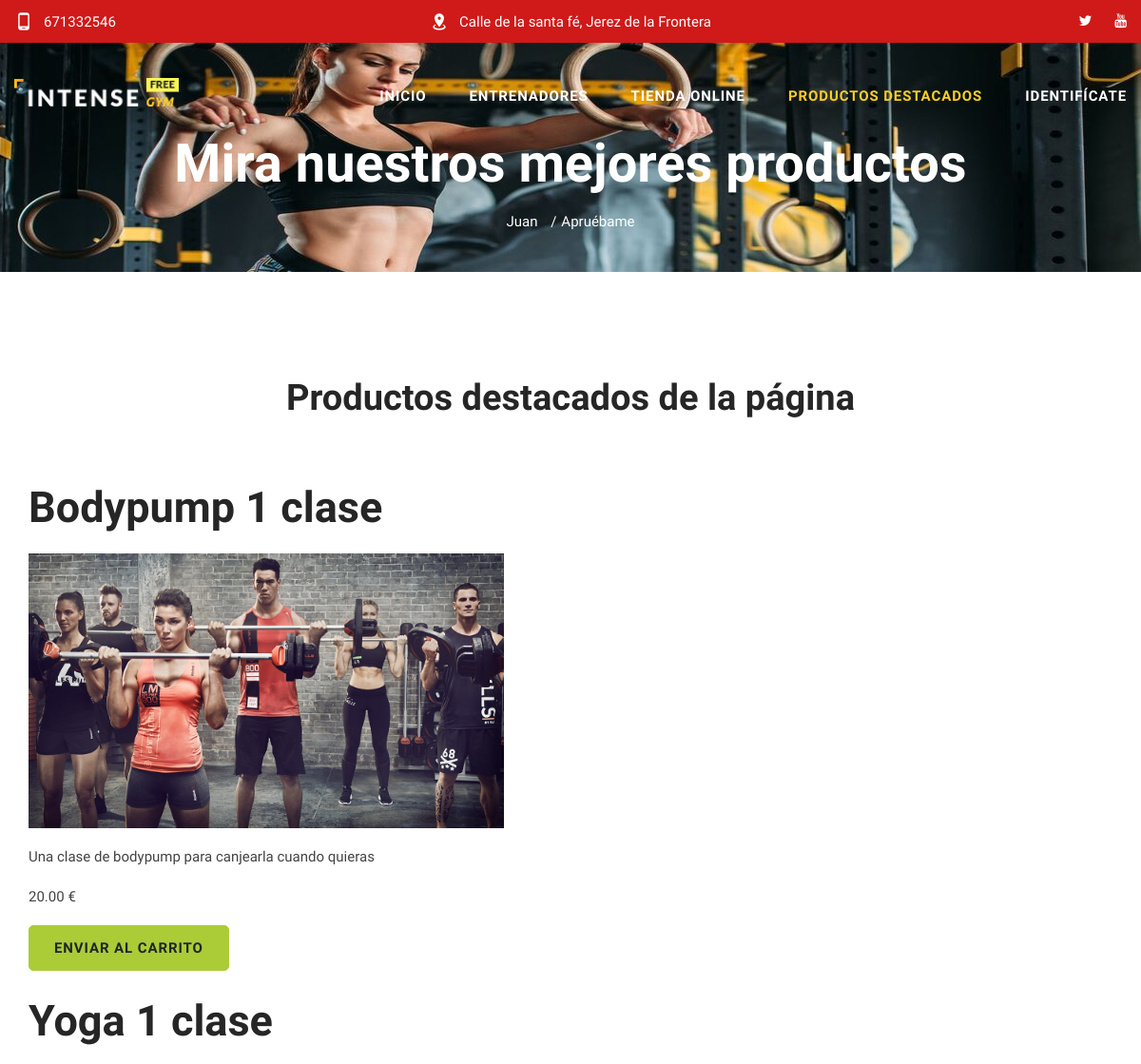
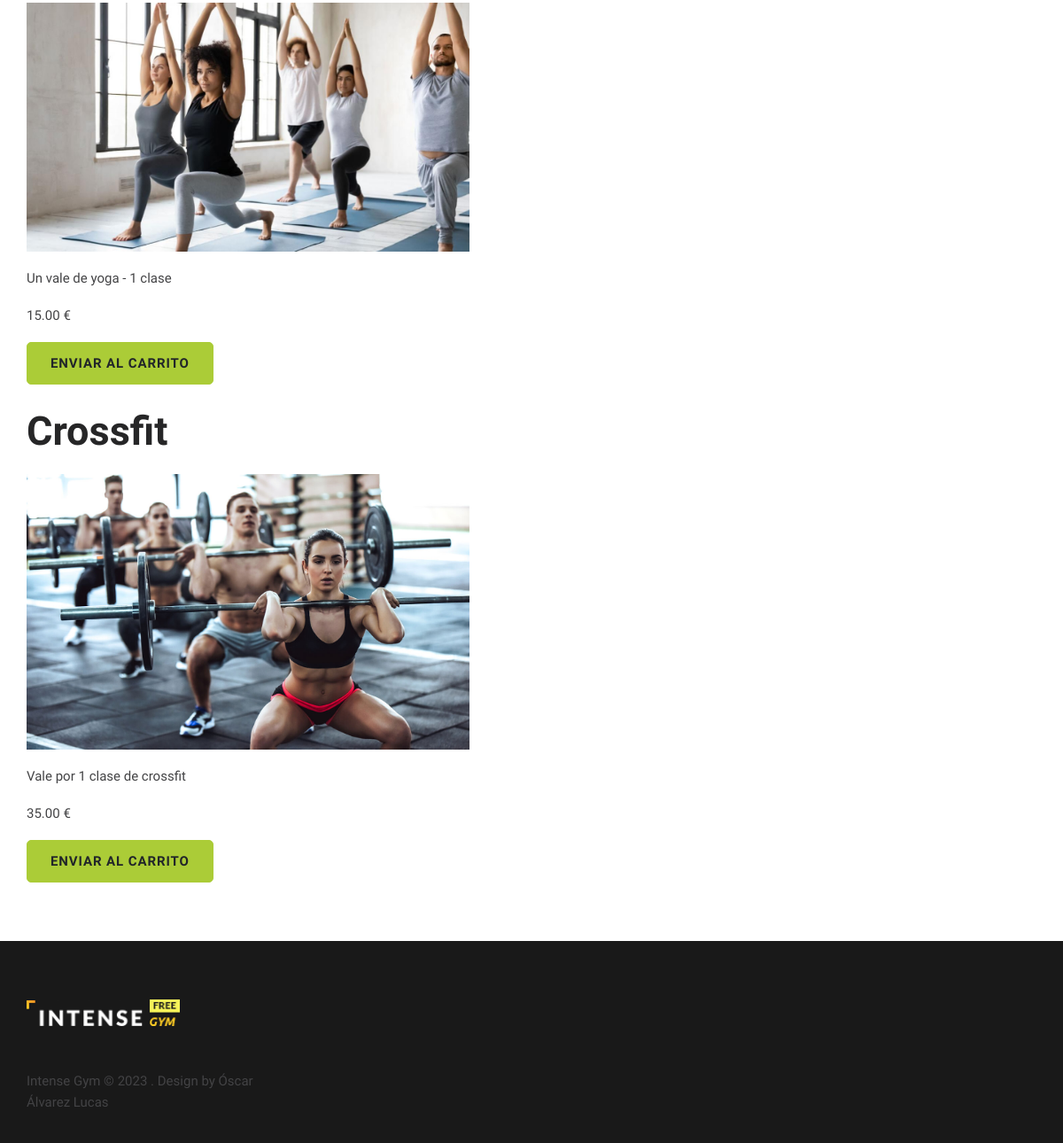
Screenshot of /featured.php with the database file from the repository (2 pictures, top to bottom).
### tables this page shows
CREATE TABLE IF NOT EXISTS `mis_productos` (
  `id` int(11) NOT NULL AUTO_INCREMENT,
  `name` varchar(200) NOT NULL,
  `description` text NOT NULL,
  `price` float(10,2) NOT NULL,
  `created` datetime NOT NULL,
  `modified` datetime NOT NULL,
  `status` enum('1','0') NOT NULL DEFAULT '1',
  `image` varchar(255) NOT NULL,
  `featured` int(11) NOT NULL COMMENT 'para que salga en productos destacados',
  PRIMARY KEY (`id`)
);

### featured.php (the view, shortened to what this page needs)
<!DOCTYPE html>
<html class="wow-animation" lang="en">
<?php
function rutas($ruta, $ruta2)
{
  if (isset($_SESSION['email'])) {
    echo "href='./$ruta'";
  } else {
    echo "href='./$ruta2'";
  }
}
function check_admin($admin, $usuario)
{
  if (isset($_SESSION['role'])) {
    if ($_SESSION['role'] == 'admin') {
      echo "href='./carrito-master/admin/$admin'";
    } else {
      echo "href='./carrito-master/$usuario'";
    }
  } else {
    echo "href='./olvidopass-master/index.php'";
  };
};
?>
<head>
  <link rel="stylesheet" href="css/style.css">
</head>
<body>
  <div class="page text-center">
    <header class="page-head slider-menu-position" data-preset='{"title":"Header with breadcrumbs","category":"header, breadcrumbs","reload":true,"id":"header-2"}'>
      <div class="rd-navbar-wrap">
        <nav class="rd-navbar container rd-navbar-floated rd-navbar-dark" data-md-device-layout="rd-navbar-fixed" data-lg-device-layout="rd-navbar-static" data-lg-auto-height="true" data-md-layout="rd-navbar-fixed" data-lg-layout="rd-navbar-static" data-lg-stick-up="true">
          <div class="rd-navbar-inner">
            <div class="rd-navbar-top-panel context-dark bg-danger">
              <div class="left-side">
                <address class="contact-info text-left"><a href="tel:#"><span class="icon mdi mdi-cellphone-android novi-icon"></span><span class="text-middle">671332546</span></a></address>
              </div>
              <div class="center">
                <address class="contact-info text-left"><a href="#"><span class="icon mdi mdi-map-marker-radius novi-icon"></span><span class="text-middle">Calle de la santa fé, Jerez de la Frontera</span></a></address>
              </div>
              <div class="right-side">
                <ul class="list-inline list-inline-sm">
                  <li class="list-inline-item"><a class="novi-icon fa fa-twitter" href="https://twitter.com/Phantom20870961"></a></li>
                  <li class="list-inline-item"><a class="novi-icon fa fa-youtube" href="https://www.youtube.com/@AdolfoTex"></a></li>
                </ul>
              </div>
            </div>
            <div class="rd-navbar-panel">
              <div class="rd-navbar-brand"><a href="index.html"><img width='173' height='30' src='images/logo.png' alt='' /></a></div>
            </div>
            <div class="rd-navbar-menu-wrap">
              <div class="rd-navbar-nav-wrap">
                <div class="rd-navbar-mobile-scroll">
                  <ul class="rd-navbar-nav">
                    <li><a <?php
                            rutas('index2.php', 'index.html');
                            ?>><span>Inicio</span></a></li>
                    <li><a <?php
                            ?>><span>Entrenadores</span></a></li>
                    <li><a <?php check_admin("index.php", "index.php") ?>>Tienda Online</a></li>
                    <li class="active"><a href="featured.php"><span>Productos destacados</span></a></li>
                    <?php
                    if (isset($_SESSION['email'])) {
                      echo '<li><a href="./olvidopass-master/index.php">' . $_SESSION["email"] . '</a></li>';
                    } else {
                      echo '<li><a href="./olvidopass-master/index.php">Identifícate</a></li>';
                    }
                    ?>
                  </ul>
                </div>
              </div>
            </div>
          </div>
        </nav>
      </div>
      <div class="context-dark">
        <section>
          <div class="parallax-container breadcrumb-modern bg-gray-darkest" data-parallax-img="images/804838.jpg">
            <div class="parallax-content">
              <div class="container section-top-98 section-bottom-34 section-lg-bottom-66 section-lg-98 section-xl-top-110 section-xl-bottom-41">
                <h2 class="d-none d-lg-block offset-top-30"><span class="big">Mira nuestros mejores productos</span></h2>
                <ul class="list-inline list-inline-dashed">
                  <li class="list-inline-item"><a href="index.html">Juan</a></li>
                  <li class="list-inline-item">Apruébame
                  </li>
                </ul>
              </div>
            </div>
          </div>
        </section>
      </div>
    </header>
    <section class="section novi-background section-66 section-md-top-110">
      <div class="container">
        <h2>Productos destacados de la página</h2>
        <?php
        include "./carrito-master/Configuracion.php";
        echo "<div class='container'>";
        echo "<div class='row text-left offset-top-66'>";
        echo "<div class='col-8'>";
        $consulta = "SELECT * FROM mis_productos WHERE featured = 1;";
        $result = mysqli_query($db, $consulta) or die(mysqli_error($db));
        if (mysqli_num_rows($result) > 0) {
          while ($resultado = mysqli_fetch_assoc($result)) {
            $idprod = $resultado['id'];
            $nombreprod = $resultado['name'];
            $descripcionprod = $resultado['description'];
            $precioprod = $resultado['price'];
            $imagen = $resultado['image'];
            echo "<h1>$nombreprod</h1>";
            echo "<img width='500px' height='auto'src='images/$imagen'>";
            echo "<p>$descripcionprod</p>";
            echo "<p>$precioprod €</p>";
            if (isset($_SESSION['role'])) {
              if ($_SESSION['role'] == 'admin') {
                echo "<a class='btn btn-success' href='./carrito-master/admin/AccionCarta.php?action=addToCart&id=$idprod'>Enviar al Carrito</a>";
              } else {
                echo "<a class= 'btn btn-success' href='./carrito-master/AccionCarta.php?action=addToCart&id=$idprod'>Enviar al Carrito</a>";
              }
            } else {
              echo "<a class= 'btn btn-success' href='./olvidopass-master/index.php'>Enviar al Carrito</a>";
            };
          };
        } else {
          echo "no hay productos destacados...";
        };
        ?>
      </div>
    </section>
    <footer class="section-relative section-top-66 section-bottom-34 page-footer bg-gray-base context-dark novi-background" data-preset='{"title":"Footer","category":"footer","reload":true,"id":"footer"}'>
      <div class="container">
        <div class="row justify-content-md-center text-xl-left">
          <div class="col-md-12">
            <div class="col-sm-10 col-md-3 offset-top-66 order-md-1 offset-md-top-0 col-md-6 col-xl-3 order-xl-1">
              <div class="footer-brand"><a href="index.html"><img width='173' height='30' src='images/logo.png' alt='' /></a></div>
              <p class="text-darker offset-top-20">Intense Gym &copy; <span id="copyright-year"></span> .
                Design&nbsp;by&nbsp;<a href="#">Óscar Álvarez Lucas</a>
              </p>
            </div>
          </div>
        </div>
      </div>
  </div>
</body>
</html>

### rows the page displays
mis_productos: name "Bodypump 1 clase", image (picture), description "Una clase de bodypump para canjearla cuando quieras", price "20.00"
mis_productos: name "Yoga 1 clase", image (picture), description "Un vale de yoga - 1 clase", price "15.00"
mis_productos: name "Crossfit", image (picture), description "Vale por 1 clase de crossfit", price "35.00"
